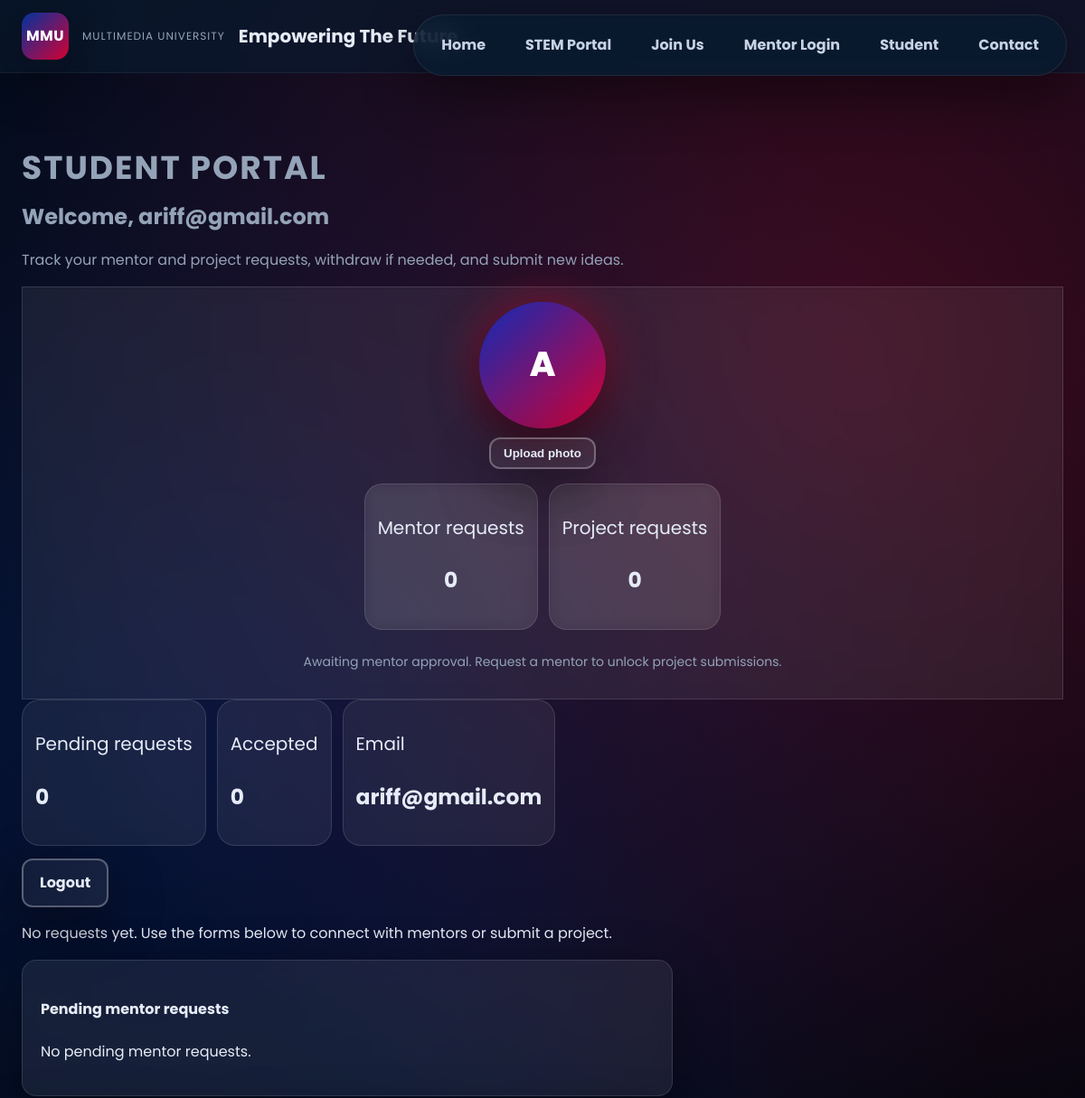
The page /student (signed in, upper part) on the database as committed earlier.
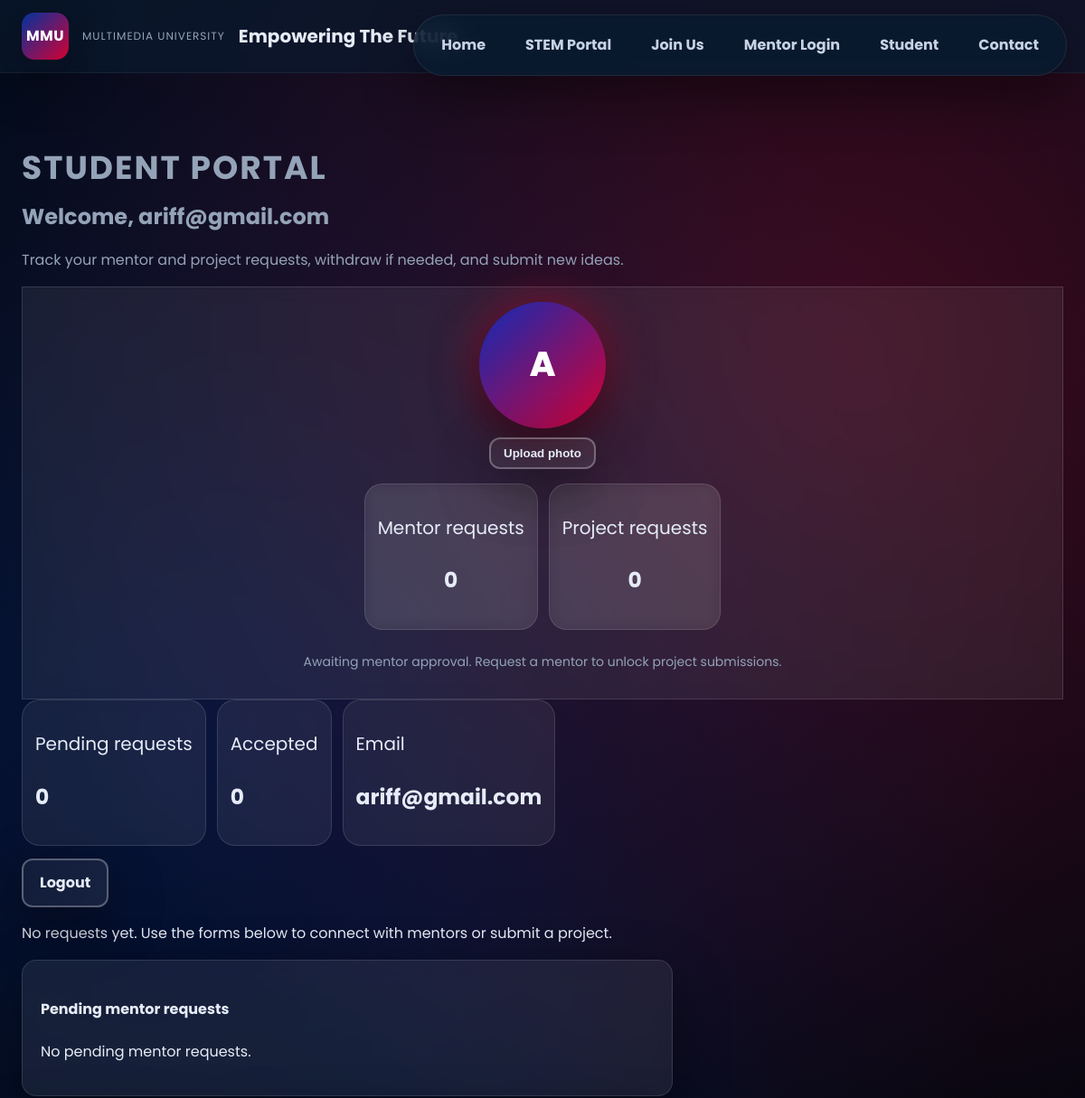
The same page on the database as committed later.
### app.py (models this page shows, shortened)
class Mentor(db.Model):
    __tablename__ = "mentors"
    id = db.Column(db.Integer, primary_key=True)
    name = db.Column(db.String(120), nullable=False)
    field = db.Column(db.String(120), nullable=False)
    description = db.Column(db.Text, nullable=False)
    research_area = db.Column(db.String(120), default="")
    photo = db.Column(db.String(500), default="")
    email = db.Column(db.String(200))
    access_code_hash = db.Column(db.String(255))
    status = db.Column(db.String(20), default="pending")  # pending/approved/rejected
    created_at = db.Column(db.DateTime, default=datetime.utcnow)
    workshop_title = db.Column(db.String(200), default="")
    workshop_description = db.Column(db.Text, default="")
    workshop_image = db.Column(db.String(500), default="")
    workshop_links = db.Column(db.Text, default="")
    requests = db.relationship("JoinRequest", back_populates="mentor", lazy="dynamic")

### app.py (the view, shortened to what this page needs)
    @app.route("/student", methods=["GET", "POST"])
    def student_portal() -> Any:
        student_email = session.get("student_email")
        student_name = session.get("student_name", "")
        student_photo = None
        status_message = None
        requests_rows = student_requests(student_email) if student_email else []
        student_row = Student.query.filter(func.lower(Student.email) == normalize_email(student_email)).first() if student_email else None
        if student_row:
            student_photo = student_row.photo_url
            if not student_name and student_row.name:
                student_name = student_row.name
                session["student_name"] = student_name
        if not student_name and requests_rows:
            student_name = requests_rows[0].student_name or ""
            session["student_name"] = student_name
        pending = sum(1 for r in requests_rows if (r.status or "pending") == "pending")
        accepted = sum(1 for r in requests_rows if (r.status or "").lower() == "accepted")
        mentors = Mentor.query.filter_by(status="approved").order_by(Mentor.name.asc()).all()
        return render_template(
            "student.html",
            student_email=student_email,
            student_name=student_name,
            student_photo=student_photo,
            requests=requests_rows,
            pending=pending,
            accepted=accepted,
            mentors=mentors,
            status_message=status_message,
        )

### app.py (called while the page is built)
def normalize_email(email: str) -> str:
    return (email or "").strip().lower()

def student_requests(email: str) -> List[JoinRequest]:
    return (
        JoinRequest.query.filter(func.lower(JoinRequest.email) == normalize_email(email))
        .order_by(JoinRequest.created_at.desc())
        .all()
    )

### templates/student.html (shortened to what the changed rows need)
{% extends "base.html" %}
{% block content %}
<section class="section">
  <div class="section-heading">
    <p class="tag">Student Portal</p>
    <h2>Welcome{% if student_name %}, {{ student_name }}{% endif %}</h2>
    <p class="lede">Track your mentor and project requests, withdraw if needed, and submit new ideas.</p>
  </div>
  {% if not student_email %}
    <div class="join-card glass">
      <h4>Log in with your email</h4>
      <form method="post" class="join-form" style="gap: 10px;">
        <div class="form-group">
          <label>Email</label>
          <input type="email" name="email" required>
        </div>
        <div class="form-group">
          <label>Password</label>
          <input type="password" name="password" required placeholder="Your student portal password">
        </div>
        <button class="cta-button primary" type="submit">View my requests</button>
      </form>
    </div>
  {% else %}
    {% set active_requests = (requests | default([])) | rejectattr('status', 'equalto', 'withdrawn') | list %}
    {% set approved_mentors = active_requests | selectattr('request_type', 'equalto', 'mentor') | selectattr('status', 'equalto', 'accepted') | list %}
    {% set pending_mentors = active_requests | selectattr('request_type', 'equalto', 'mentor') | rejectattr('status', 'equalto', 'accepted') | list %}
    {% set project_reqs = active_requests | rejectattr('request_type', 'equalto', 'mentor') | list %}
    {% set pending_projects = project_reqs | rejectattr('status', 'equalto', 'accepted') | list %}
    {% set accepted_projects = project_reqs | selectattr('status', 'equalto', 'accepted') | list %}
    <div class="card glass student-summary">
      <div class="student-avatar-wrap">
        <div class="student-avatar" id="studentAvatar" data-initial="{{ (student_name or student_email or 'S')[0]|upper }}">
          {% if not student_photo %}
            <span class="student-avatar-initial">{{ (student_name or student_email or 'S')[0]|upper }}</span>
          {% endif %}
        </div>
        <form id="studentAvatarForm" class="avatar-upload" novalidate>
          <button type="button" class="cta-button outline" id="studentAvatarButton">Upload photo</button>
        </form>
      </div>
      <div class="student-summary-details">
        <div class="stats" style="margin: 0;">
          <div class="stat-card glass">
            <p class="label">Mentor requests</p>
            <h3>{{ requests | default([]) | selectattr('request_type','equalto','mentor') | list | length }}</h3>
          </div>
          <div class="stat-card glass">
            <p class="label">Project requests</p>
            <h3>{{ project_reqs | length }}</h3>
          </div>
        </div>
        {% if approved_mentors|length %}
          <p class="tag">Mentor approved</p>
          <p class="mentor-meta">Assigned mentor{% if approved_mentors|length > 1 %}s{% endif %}: {{ approved_mentors | map(attribute='mentor_name') | join(', ') }}</p>
        {% else %}
          <p class="mentor-meta">Awaiting mentor approval. Request a mentor to unlock project submissions.</p>
        {% endif %}
      </div>
    </div>
    <div class="stats">
      <div class="stat-card glass">
        <p class="label">Pending requests</p>
        <h3>{{ pending }}</h3>
      </div>
      <div class="stat-card glass">
        <p class="label">Accepted</p>
        <h3>{{ accepted }}</h3>
      </div>
      <div class="stat-card glass">
        <p class="label">Email</p>
        <h3>{{ student_email }}</h3>
      </div>
    </div>
    <div class="hero-actions" style="margin-bottom: 12px;">
      <a class="cta-button outline" href="{{ url_for('student_logout') }}">Logout</a>
    </div>
    <div id="studentProfile" data-student-email="{{ student_email }}" data-student-name="{{ student_name or '' }}">
      {% if active_requests %}
        <h4 style="margin-top: 0;">Pending & approved requests</h4>
        <div class="mentor-grid">
          {% for req in active_requests %}
          <article class="mentor-card tilt-card">
            <div class="mentor-info">
              <h4>{{ req.project_title or req.mentor_name or "Request" }}</h4>
              <p class="mentor-meta">{{ req.request_type|capitalize }} | {{ req.email }}</p>
            </div>
            <p class="mentor-desc">{{ req.message or req.intro or req.interest or "No details provided." }}</p>
            <p class="mentor-meta">Status: {{ req.status|upper }}</p>
            {% if req.mentor_name %}
              <p class="mentor-meta">Mentor: {{ req.mentor_name }}</p>
            {% endif %}
            {% if req.team_members %}
              <p class="mentor-meta">Team: {{ req.team_members }}</p>
            {% endif %}
            {% if req.status not in ["withdrawn", "rejected", "project_deleted"] %}
            <form method="post" action="{{ url_for('student_withdraw_request', req_id=req.id) }}">
              <button class="cta-button outline" type="submit">Withdraw</button>
            </form>
            {% endif %}
          </article>
          {% endfor %}
        </div>
      {% else %}
        <p class="muted">No requests yet. Use the forms below to connect with mentors or submit a project.</p>
      {% endif %}
      <div class="join-card glass" style="margin-top: 12px;">
        <h4>Pending mentor requests</h4>
        {% if pending_mentors|length %}
          <div class="mentor-grid">
            {% for req in pending_mentors %}
              <article class="mentor-card tilt-card">
                <div class="mentor-info">
                  <h4>{{ req.mentor_name or "Mentor" }}</h4>
                  <p class="mentor-meta">{{ req.email }}</p>
                </div>
                <p class="mentor-meta">Status: {{ req.status|upper }}</p>
                <form method="post" action="{{ url_for('student_withdraw_request', req_id=req.id) }}">
                  <button class="cta-button outline" type="submit">Withdraw</button>
                </form>
              </article>
            {% endfor %}
          </div>
        {% else %}
          <p class="muted">No pending mentor requests.</p>
        {% endif %}
      </div>
    </div>
  {% endif %}
</section>
{% endblock %}

Rows that differ between the two databases and show on the page:
now on this page (row edited): Mentor: email "ariff@gmail.com"
Other text that changed with them:
{{ student_name }}: "ariff@gmail.com" → (not shown)
{{ student_email }}: "ariff@gmail.com" → (not shown)
